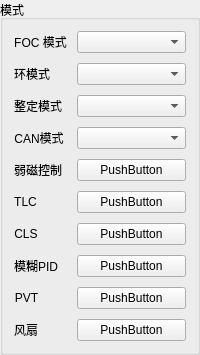
         <widget class="QGroupBox" name="mode_parameter">
          <property name="title">
           <string>模式</string>
          </property>
          <layout class="QFormLayout" name="formLayout_3">
           <property name="horizontalSpacing">
            <number>10</number>
           </property>
           <property name="verticalSpacing">
            <number>10</number>
           </property>
           <item row="0" column="0">
            <widget class="QLabel" name="label_69">
             <property name="sizePolicy">
              <sizepolicy hsizetype="Expanding" vsizetype="Preferred">
               <horstretch>0</horstretch>
               <verstretch>0</verstretch>
              </sizepolicy>
             </property>
             <property name="text">
              <string>FOC 模式</string>
             </property>
             <property name="alignment">
              <set>Qt::AlignCenter</set>
             </property>
            </widget>
           </item>
           <item row="0" column="1">
            <widget class="QComboBox" name="FOCmode"/>
           </item>
           <item row="1" column="0">
            <widget class="QLabel" name="label_70">
             <property name="sizePolicy">
              <sizepolicy hsizetype="Expanding" vsizetype="Preferred">
               <horstretch>0</horstretch>
               <verstretch>0</verstretch>
              </sizepolicy>
             </property>
             <property name="text">
              <string>环模式</string>
             </property>
             <property name="alignment">
              <set>Qt::AlignCenter</set>
             </property>
            </widget>
           </item>
           <item row="2" column="0">
            <widget class="QLabel" name="label_71">
             <property name="sizePolicy">
              <sizepolicy hsizetype="Expanding" vsizetype="Preferred">
               <horstretch>0</horstretch>
               <verstretch>0</verstretch>
              </sizepolicy>
             </property>
             <property name="text">
              <string>整定模式</string>
             </property>
             <property name="alignment">
              <set>Qt::AlignCenter</set>
             </property>
            </widget>
           </item>
           <item row="3" column="0">
            <widget class="QLabel" name="label_72">
             <property name="sizePolicy">
              <sizepolicy hsizetype="Expanding" vsizetype="Preferred">
               <horstretch>0</horstretch>
               <verstretch>0</verstretch>
              </sizepolicy>
             </property>
             <property name="text">
              <string>CAN模式</string>
             </property>
             <property name="alignment">
              <set>Qt::AlignCenter</set>
             </property>
            </widget>
           </item>
           <item row="4" column="0">
            <widget class="QLabel" name="label_73">
             <property name="sizePolicy">
              <sizepolicy hsizetype="Expanding" vsizetype="Preferred">
               <horstretch>0</horstretch>
               <verstretch>0</verstretch>
              </sizepolicy>
             </property>
             <property name="text">
              <string>弱磁控制</string>
             </property>
             <property name="alignment">
              <set>Qt::AlignCenter</set>
             </property>
            </widget>
           </item>
           <item row="5" column="0">
            <widget class="QLabel" name="label_74">
             <property name="sizePolicy">
              <sizepolicy hsizetype="Expanding" vsizetype="Preferred">
               <horstretch>0</horstretch>
               <verstretch>0</verstretch>
              </sizepolicy>
             </property>
             <property name="text">
              <string>TLC</string>
             </property>
             <property name="alignment">
              <set>Qt::AlignCenter</set>
             </property>
            </widget>
           </item>
           <item row="6" column="0">
            <widget class="QLabel" name="label_75">
             <property name="sizePolicy">
              <sizepolicy hsizetype="Expanding" vsizetype="Preferred">
               <horstretch>0</horstretch>
               <verstretch>0</verstretch>
              </sizepolicy>
             </property>
             <property name="text">
              <string>CLS</string>
             </property>
             <property name="alignment">
              <set>Qt::AlignCenter</set>
             </property>
            </widget>
           </item>
           <item row="7" column="0">
            <widget class="QLabel" name="label_76">
             <property name="sizePolicy">
              <sizepolicy hsizetype="Expanding" vsizetype="Preferred">
               <horstretch>0</horstretch>
               <verstretch>0</verstretch>
              </sizepolicy>
             </property>
             <property name="text">
              <string>模糊PID</string>
             </property>
             <property name="alignment">
              <set>Qt::AlignCenter</set>
             </property>
            </widget>
           </item>
           <item row="8" column="0">
            <widget class="QLabel" name="label_77">
             <property name="sizePolicy">
              <sizepolicy hsizetype="Expanding" vsizetype="Preferred">
               <horstretch>0</horstretch>
               <verstretch>0</verstretch>
              </sizepolicy>
             </property>
             <property name="text">
              <string>PVT</string>
             </property>
             <property name="alignment">
              <set>Qt::AlignCenter</set>
             </property>
            </widget>
           </item>
           <item row="9" column="0">
            <widget class="QLabel" name="label_78">
             <property name="sizePolicy">
              <sizepolicy hsizetype="Expanding" vsizetype="Preferred">
               <horstretch>0</horstretch>
               <verstretch>0</verstretch>
              </sizepolicy>
             </property>
             <property name="text">
              <string>风扇</string>
             </property>
             <property name="alignment">
              <set>Qt::AlignCenter</set>
             </property>
            </widget>
           </item>
           <item row="1" column="1">
            <widget class="QComboBox" name="LOOPmode"/>
           </item>
           <item row="2" column="1">
            <widget class="QComboBox" name="TUNmode"/>
           </item>
           <item row="3" column="1">
            <widget class="QComboBox" name="CANmode"/>
           </item>
           <item row="4" column="1">
            <widget class="QPushButton" name="weakmag">
             <property name="text">
              <string>PushButton</string>
             </property>
            </widget>
           </item>
           <item row="5" column="1">
            <widget class="QPushButton" name="TLC">
             <property name="text">
              <string>PushButton</string>
             </property>
            </widget>
           </item>
           <item row="6" column="1">
            <widget class="QPushButton" name="CLS">
             <property name="text">
              <string>PushButton</string>
             </property>
            </widget>
           </item>
           <item row="7" column="1">
            <widget class="QPushButton" name="vaguePID">
             <property name="text">
              <string>PushButton</string>
             </property>
            </widget>
           </item>
           <item row="8" column="1">
            <widget class="QPushButton" name="PVT">
             <property name="text">
              <string>PushButton</string>
             </property>
            </widget>
           </item>
           <item row="9" column="1">
            <widget class="QPushButton" name="FAN">
             <property name="text">
              <string>PushButton</string>
             </property>
            </widget>
           </item>
          </layout>
         </widget>
